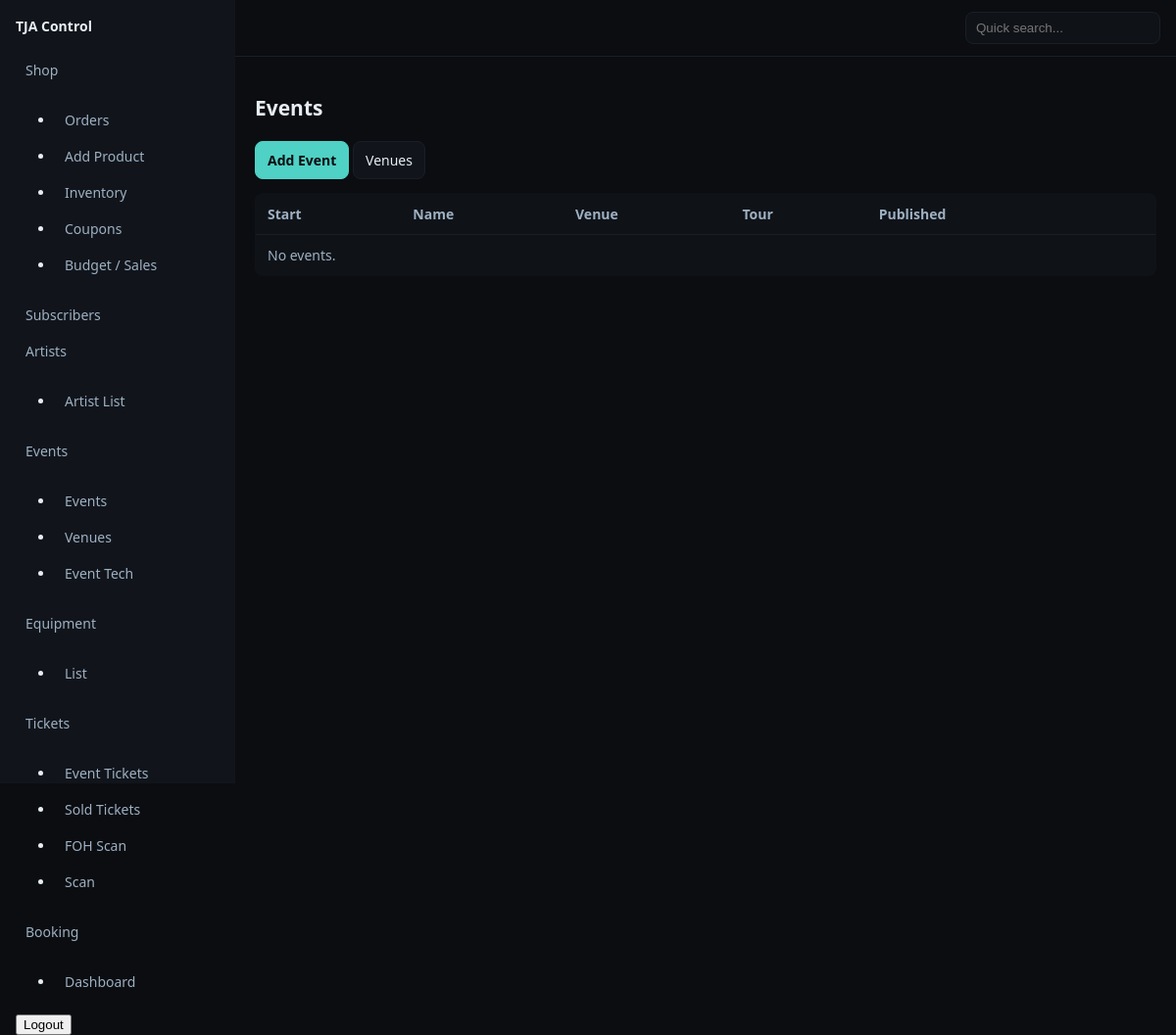
Page /control/events/ (signed in) on the earlier database version.
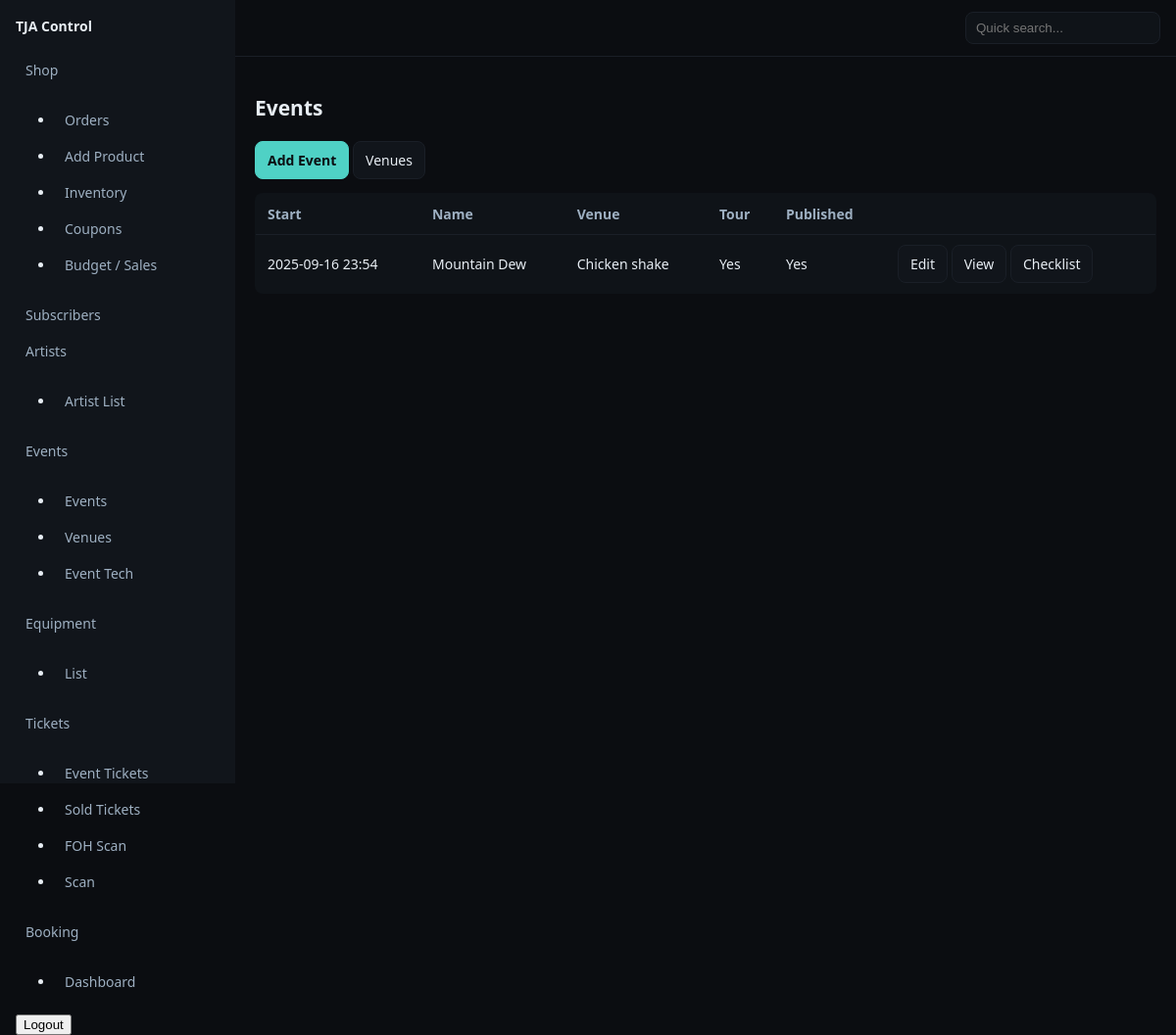
Same page on the later database version.
### events/models.py (models this page shows, shortened)
class Event(models.Model):
    name = models.CharField(max_length=200, blank=True)
    is_tour_stop = models.BooleanField(default=False)
    start = models.DateTimeField()
    end = models.DateTimeField(null=True, blank=True)
    venue = models.ForeignKey(Venue, null=True, blank=True, on_delete=models.SET_NULL)
    afterparty_info = models.TextField(blank=True)
    meet_greet_info = models.TextField(blank=True)
    published = models.BooleanField(default=False)

class Venue(models.Model):
    name = models.CharField(max_length=200)
    address = models.CharField(max_length=200, blank=True)
    city = models.CharField(max_length=60, blank=True)
    state = models.CharField(max_length=30, blank=True)
    country = models.CharField(max_length=60, blank=True)
    capacity = models.PositiveIntegerField(null=True, blank=True)
    owner_name = models.CharField(max_length=120, blank=True)
    owner_email = models.EmailField(blank=True)
    entertainment_manager = models.CharField(max_length=120, blank=True)
    entertainment_email = models.EmailField(blank=True)
    hours = models.CharField(max_length=200, blank=True)
    def __str__(self):
        return self.name

### events/views.py (the view)
# urls.py: path("", views.events_list, name="list"),
@login_required
def events_list(request):
    qs = Event.objects.select_related("venue").order_by("-start")
    return render(request, "events/list.html", {"events": qs})

### templates/events/list.html (shortened to what this page needs)
{% extends 'controlpanel/dashboard.html' %}
{% block content %}
<h1>Events</h1>
<p>
  	{% if request.user.is_superuser %}
		<a class="btn primary" href="{% url 'control:events:add' %}">Add Event</a>
	{% endif %}
   	<a class="btn" href="{% url 'control:events:venues' %}">Venues</a>
</p>
<table class="table">
  <thead><tr><th>Start</th><th>Name</th><th>Venue</th><th>Tour</th><th>Published</th><th></th></tr></thead>
  <tbody>
  {% for e in events %}
    <a><tr>
      <td>{{ e.start|date:"Y-m-d H:i" }}</td>
      <td>{{ e.name|default:"(unnamed)" }}</td>
      <td>{{ e.venue }}</td>
      <td>{% if e.is_tour_stop %}Yes{% else %}<span class="muted">No</span>{% endif %}</td>
      <td>{% if e.published %}Yes{% else %}<span class="muted">No</span>{% endif %}</td>
      <td>
        {% if request.user.is_superuser %}<a class="btn" href="{% url 'control:events:edit' e.id %}">Edit</a>{% endif %}
        <a class="btn" href="{% url 'control:events:dashboard' e.id %}">View</a>
        <a class="btn ghost" href="{% url 'control:events:event_checklist' e.id %}">Checklist</a>
    </td>
    </tr>
  {% empty %}
    <tr><td colspan="6" class="muted">No events.</td></tr>
  {% endfor %}
  </tbody>
</table>
{% endblock %}

Differences in the rows shown:
added Event: start "2025-09-16 23:54", name "Mountain Dew", venue "Chicken shake", is_tour_stop "Yes", published "Yes"
Other differences:
text no longer shown: "No events."
